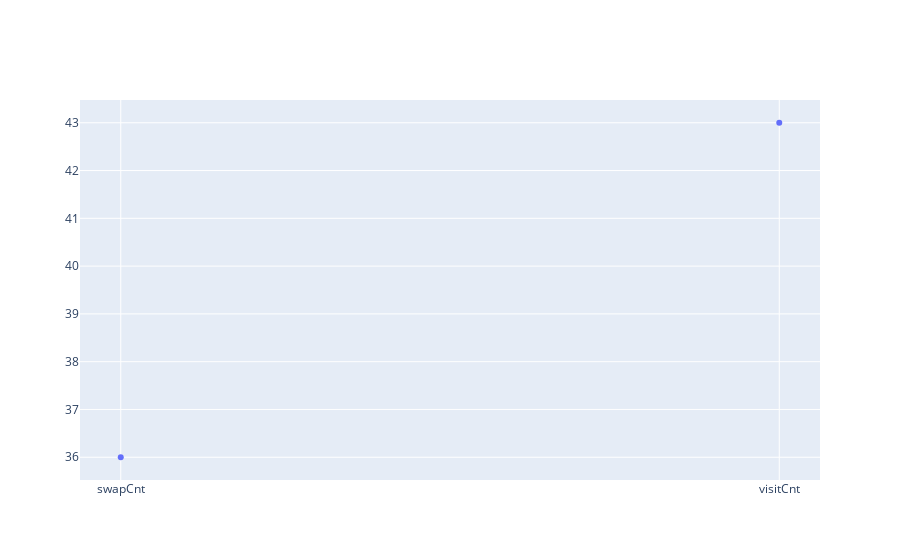

Notebook cell for this chart:
### Markdown cell above
# 插入排序
## 时间复杂度
### 平均
N^2/4次比较与N^2/4次交换
### 最坏
N^2/2次比较与N^2/2次交换
### 最好
N-1次比较与0次交换

### Code cell
def insertionSort(a):
    swapCnt = 0
    visitCnt = 0
    for i in range(1,len(a)):
        for j in range(i,0,-1):
            visitCnt+=1
            if a[j] < a[j-1]:
                swapCnt+=1
                a[j], a[j-1] = a[j-1], a[j]
            else:
                break
    return (swapCnt, visitCnt)
# 读取tiny测试数据
import requests
response = requests.get('https://algs4.cs.princeton.edu/21elementary/tiny.txt')
unsort_tiny_list = response.text.strip().split()
unsort_tiny_list
swapCnt, visitCnt = insertionSort(unsort_tiny_list)

print(unsort_tiny_list)

import plotly.graph_objects as go
fig = go.Figure()
fig.add_trace(go.Scatter(x=["swapCnt","visitCnt"], y=[swapCnt,visitCnt],mode='markers',name="selectionSort"))
fig.show()

### Figure 1 — Plotly figure (JSON) as saved in the notebook; plotly's stock layout.template omitted (floating-point values rounded to 4 significant figures)
{"data": [{"mode": "markers", "name": "selectionSort", "type": "scatter", "x": ["swapCnt", "visitCnt"], "y": [36, 43]}], "layout": {}}
